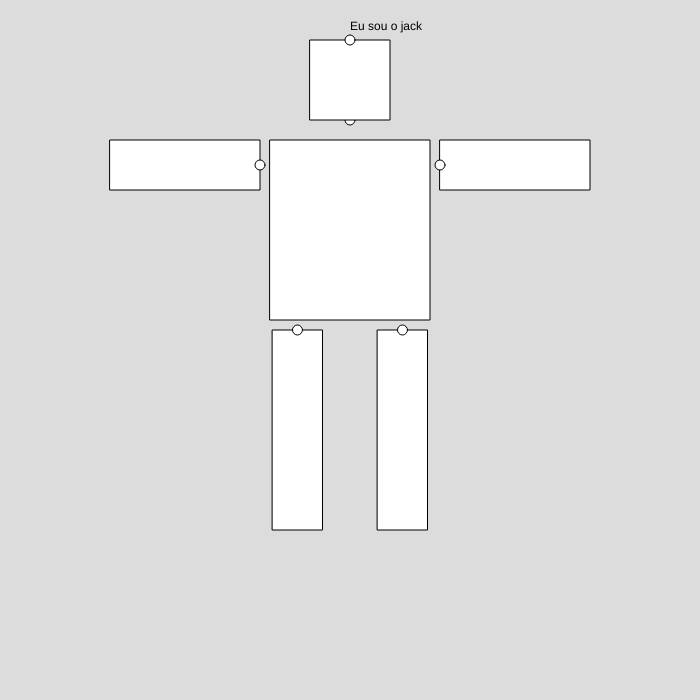
Frame 1 (no input)
Frame 60 (no input): identical to frame 1, image omitted
Frame 120 (the mouse pressed at the canvas centre since frame 60): identical to frame 1, image omitted

The p5.js sketch that drew this single still picture (run headless with seeded random() and noise() and a simulated clock; from frame 60 on, the mouse is pressed at the canvas centre):

// p5.js sketch
// ── sketch.js
	function Cabeca(w, h) {
		this.w = w;
		this.h = h;
	
		this.desenha = function(){
		rect(-40,-80,w,h);
		}
	}
	
	function Tronco(w, h) {
		this.w = w;
		this.h = h;
		
		this.desenha_tronco = function() {
			rect(-80, 100, w, h)
		}
	
	}

	function Perna(w, h) {
    this.w = w;
    this.h = h;
    
    this.desenha_perna = function() {
      rect(-(this.w/2), 0, w, h)
    }
  }                         

function BracoEsquerdo(w, h) {
    this.w = w;
    this.h = h;
    
    this.desenha_braco = function() {
      rect(0, -(this.h/2), w, h)
    }
}

function BracoDireito(w, h) {
    this.w = w;
    this.h = h;
    
    this.desenha_braco = function() {
      rect(-this.w, -(this.h/2), w, h)
    }
}
var taxa = -1;
var roda_e = 1;
var roda_d = 1;
var move_e = false;
var move_d = false;

function keyTyped() {
  if (key === 'e') {
    move_e = true;
  }
  if (key === 'd') {
    move_d = true;
  }
}

	
function setup() {
  createCanvas(700, 700);	
}

function draw() {
  background(220);
	const cabeca = new Cabeca(80,80);
	push();
	translate(width/2, 120);
	ellipse(0,0,10);
	cabeca.desenha();
	pop();
	
	const tronco = new Tronco(160,180);
	
	push()
	translate(width/2,40);
	ellipse(0,0,10);
	text("Eu sou o jack", 0,-10);
	tronco.desenha_tronco();
	pop();
  
  const perna_d = new Perna(50, 200);
  push();
  translate(width/2-52.5, height/2-20);
  perna_d.desenha_perna(50, 300)
  ellipse(0,0,10);
  pop();
  
  const perna_e = new Perna(50, 200);
  push();
  translate(width/2+52.5, height/2-20);
  perna_e.desenha_perna(50, 300)
  ellipse(0,0,10);
  pop();
  
  
  const braco_e = new BracoEsquerdo(150, 50);
  push();
  translate(width/2+tronco.w/2 + 10, 165);
  var cont = roda_e * taxa;
  if(move_e){
    rotate(radians(cont));
    if (cont === -65){
      	roda_e = 1;
        move_e = false;
    }
    roda_e++;
  }
  braco_e.desenha_braco(50, 300)
  ellipse(0,0,10);
  pop();
  
  const braco_d = new BracoDireito(150, 50);
  push();
  translate(width/2-tronco.w/2 - 10, 165);
  var cont_d = roda_d * taxa;
  if(move_d){
    rotate(radians(cont_d));
    if (cont_d === -75){
      	roda_d = 1;
        move_d = false;
    }
    roda_d++;
  }
  braco_d.desenha_braco(50, 300)
  ellipse(0,0,10);
  pop();
  
}
